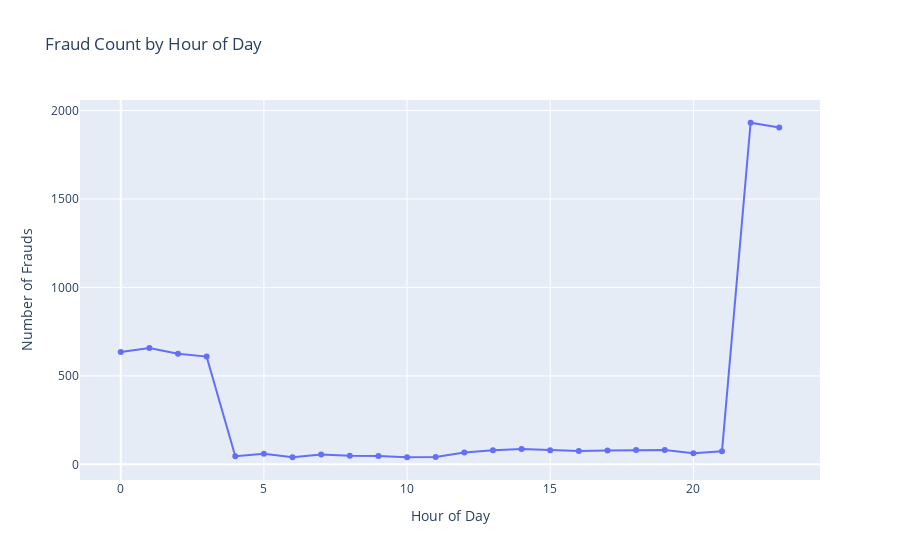

Here is the notebook cell this chart was saved with:
### Code cell
import plotly.express as px

hourly_fraud = df_time[df_time['is_fraud'] == 1].groupby('hour').size().reset_index(name='fraud_count')

fig = px.line(hourly_fraud,
              x='hour',
              y='fraud_count',
              markers=True,
              title='Fraud Count by Hour of Day',
              labels={'hour': 'Hour of Day', 'fraud_count': 'Number of Frauds'})
fig.show()

### Figure 1 — Plotly figure (JSON) as saved in the notebook; plotly's stock layout.template omitted (floating-point values rounded to 4 significant figures)
{"data": [{"hovertemplate": "Hour of Day=%{x}<br>Number of Frauds=%{y}<extra></extra>", "legendgroup": "", "line": {"color": "#636efa", "dash": "solid"}, "marker": {"symbol": "circle"}, "mode": "lines+markers", "name": "", "orientation": "v", "showlegend": false, "type": "scatter", "x": [0.0, 1.0, 2.0, 3.0, 4.0, 5.0, 6.0, 7.0, 8.0, 9.0, 10.0, 11.0, 12.0, 13.0, 14.0, 15.0, 16.0, 17.0, 18.0, 19.0, 20.0, 21.0, 22.0, 23.0], "xaxis": "x", "y": [635, 658, 625, 609, 46, 60, 40, 56, 49, 47, 40, 42, 67, 80, 86, 79, 76, 78, 81, 81, 62, 74, 1931, 1904], "yaxis": "y"}], "layout": {"legend": {"tracegroupgap": 0}, "title": {"text": "Fraud Count by Hour of Day"}, "xaxis": {"anchor": "y", "domain": [0, 1], "title": {"text": "Hour of Day"}}, "yaxis": {"anchor": "x", "domain": [0, 1], "title": {"text": "Number of Frauds"}}}}
